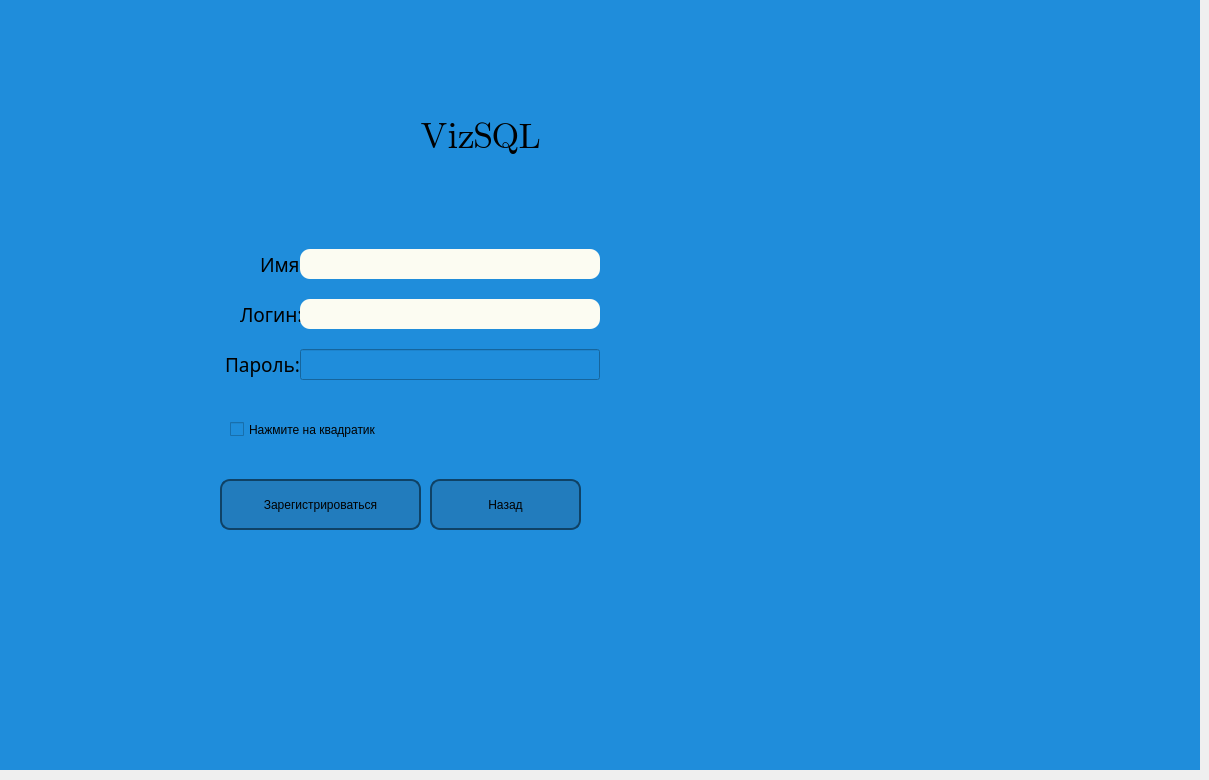
       <widget class="QWidget" name="Registration">
        <widget class="QWidget" name="widget_4" native="true">
         <property name="geometry">
          <rect>
           <x>0</x>
           <y>-1</y>
           <width>1200</width>
           <height>771</height>
          </rect>
         </property>
         <property name="styleSheet">
          <string notr="true">background: #1f8ddb</string>
         </property>
         <widget class="QLabel" name="NAME_text_4">
          <property name="geometry">
           <rect>
            <x>420</x>
            <y>100</y>
            <width>130</width>
            <height>75</height>
           </rect>
          </property>
          <property name="font">
           <font>
            <family>Segoe UI Emoji</family>
            <pointsize>28</pointsize>
           </font>
          </property>
          <property name="text">
           <string>VizSQL</string>
          </property>
         </widget>
         <widget class="QLabel" name="LOGIN_text_4">
          <property name="geometry">
           <rect>
            <x>240</x>
            <y>300</y>
            <width>75</width>
            <height>30</height>
           </rect>
          </property>
          <property name="font">
           <font>
            <family>Microsoft JhengHei</family>
            <pointsize>14</pointsize>
            <weight>50</weight>
            <bold>false</bold>
           </font>
          </property>
          <property name="text">
           <string>Логин:</string>
          </property>
         </widget>
         <widget class="QLabel" name="PASSWORD_text_3">
          <property name="geometry">
           <rect>
            <x>225</x>
            <y>350</y>
            <width>75</width>
            <height>30</height>
           </rect>
          </property>
          <property name="font">
           <font>
            <family>Microsoft JhengHei</family>
            <pointsize>14</pointsize>
            <weight>50</weight>
            <bold>false</bold>
           </font>
          </property>
          <property name="text">
           <string>Пароль:</string>
          </property>
         </widget>
         <widget class="QCheckBox" name="CHECK">
          <property name="geometry">
           <rect>
            <x>230</x>
            <y>410</y>
            <width>231</width>
            <height>41</height>
           </rect>
          </property>
          <property name="text">
           <string>Нажмите на квадратик</string>
          </property>
         </widget>
         <widget class="QLabel" name="NAMEUSER_text_">
          <property name="geometry">
           <rect>
            <x>260</x>
            <y>250</y>
            <width>75</width>
            <height>30</height>
           </rect>
          </property>
          <property name="font">
           <font>
            <family>Microsoft JhengHei</family>
            <pointsize>14</pointsize>
            <weight>50</weight>
            <bold>false</bold>
           </font>
          </property>
          <property name="text">
           <string>Имя:</string>
          </property>
         </widget>
         <widget class="QLineEdit" name="newuser_password_2">
          <property name="geometry">
           <rect>
            <x>300</x>
            <y>350</y>
            <width>300</width>
            <height>31</height>
           </rect>
          </property>
          <property name="sizePolicy">
           <sizepolicy hsizetype="Ignored" vsizetype="Fixed">
            <horstretch>0</horstretch>
            <verstretch>0</verstretch>
           </sizepolicy>
          </property>
          <property name="styleSheet">
           <string notr="true">background: #fcfcf2;   border-radius: 10px;
input[type=password] {
  background: yellow;
}</string>
          </property>
         </widget>
         <widget class="QLineEdit" name="newuser_name">
          <property name="geometry">
           <rect>
            <x>300</x>
            <y>250</y>
            <width>300</width>
            <height>30</height>
           </rect>
          </property>
          <property name="styleSheet">
           <string notr="true">background: #fcfcf2;   border-radius: 10px;</string>
          </property>
         </widget>
         <widget class="QLineEdit" name="newuser_login">
          <property name="geometry">
           <rect>
            <x>300</x>
            <y>300</y>
            <width>300</width>
            <height>30</height>
           </rect>
          </property>
          <property name="styleSheet">
           <string notr="true">background: #fcfcf2;   border-radius: 10px;</string>
          </property>
         </widget>
         <widget class="QPushButton" name="return_log_in_button">
          <property name="geometry">
           <rect>
            <x>430</x>
            <y>480</y>
            <width>151</width>
            <height>51</height>
           </rect>
          </property>
          <property name="styleSheet">
           <string notr="true">QPushButton {
    border: 2px solid #0f4266;
    border-radius: 10px;
    background: #227cbd;
    padding: 5px;
    }

QPushButton:hover {
    background: #31c3d6;
    }</string>
          </property>
          <property name="text">
           <string>Назад</string>
          </property>
         </widget>
         <widget class="QLabel" name="newuser_error_text">
          <property name="geometry">
           <rect>
            <x>390</x>
            <y>410</y>
            <width>301</width>
            <height>41</height>
           </rect>
          </property>
          <property name="font">
           <font>
            <weight>75</weight>
            <bold>true</bold>
           </font>
          </property>
          <property name="styleSheet">
           <string notr="true">color: #f00</string>
          </property>
          <property name="text">
           <string/>
          </property>
         </widget>
         <widget class="QPushButton" name="newuser_button_3">
          <property name="geometry">
           <rect>
            <x>220</x>
            <y>480</y>
            <width>201</width>
            <height>51</height>
           </rect>
          </property>
          <property name="styleSheet">
           <string notr="true">QPushButton {
    border: 2px solid #0f4266;
    border-radius: 10px;
    background: #227cbd;
    padding: 5px;
    }

QPushButton:hover {
    background: #31c3d6;
    }</string>
          </property>
          <property name="text">
           <string>Зарегистрироваться</string>
          </property>
         </widget>
        </widget>
       </widget>
